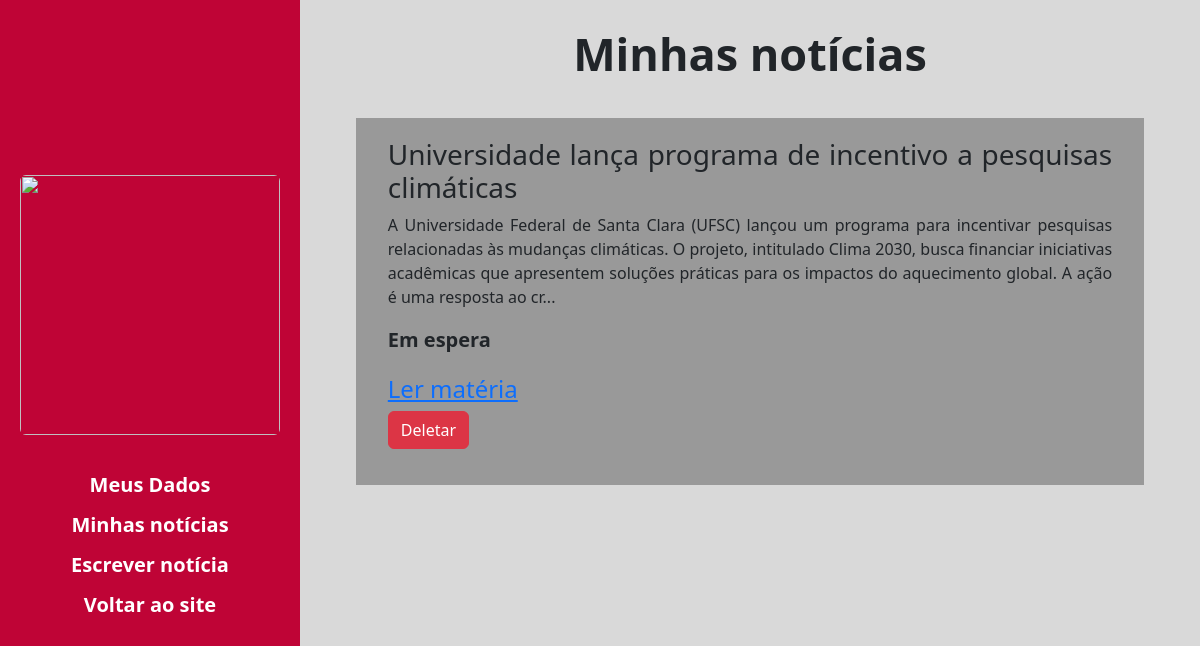
Before: /user_materias.php (signed in) with the older database file.
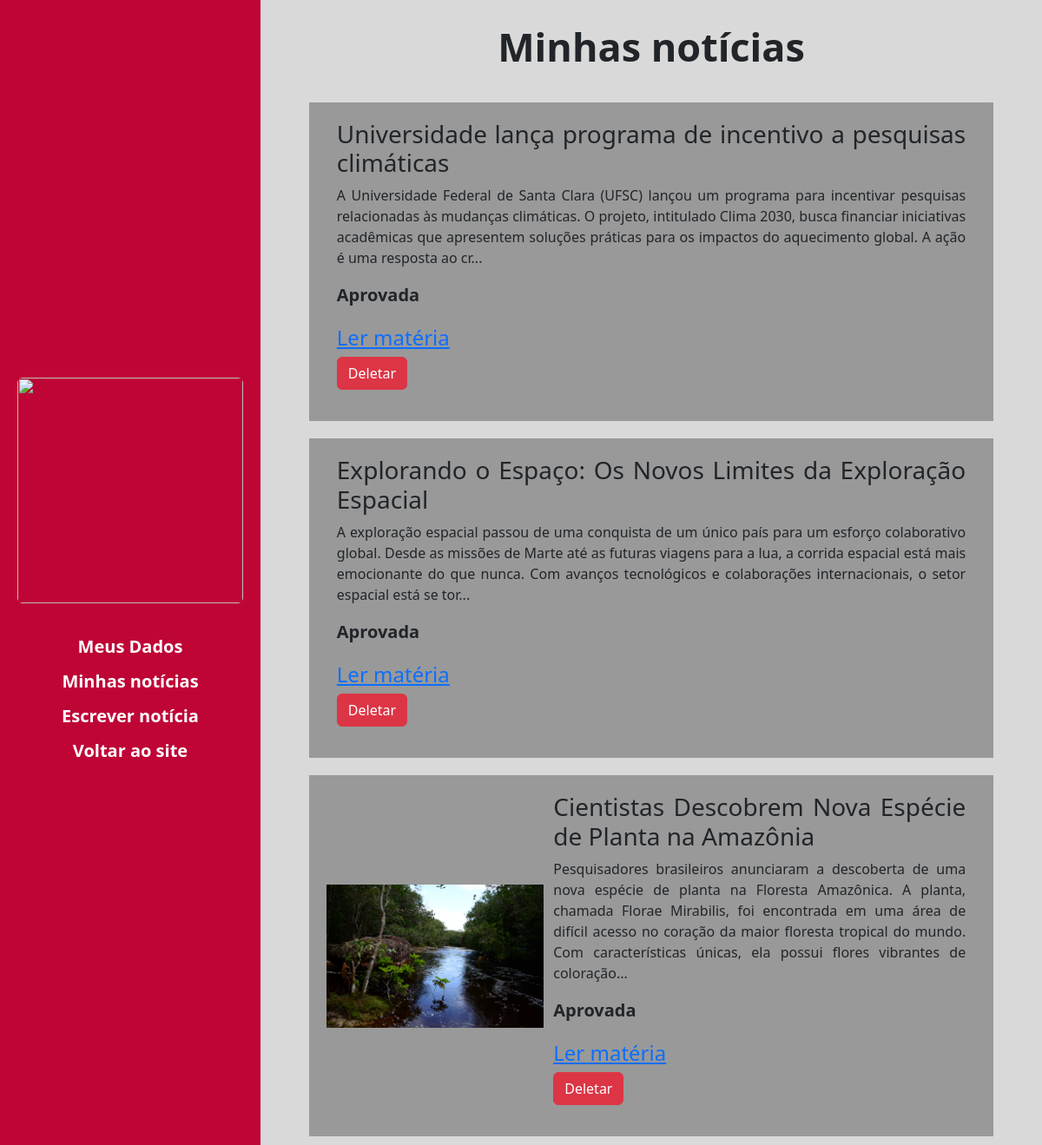
After: the same page with the newer database file.
### tables this page shows
CREATE TABLE `noticia` (
  `id` int(5) NOT NULL,
  `titulo` varchar(255) NOT NULL,
  `conteudo` longtext NOT NULL,
  `id_imagem` int(3) DEFAULT NULL,
  `status` varchar(255) NOT NULL,
  `id_autor` int(3) NOT NULL,
  `id_revisor` int(3) NOT NULL
);

CREATE TABLE `imagem` (
  `id` int(3) NOT NULL,
  `caminho` varchar(255) NOT NULL
);

### user_materias.php (the view, shortened to what this page needs)
<html>
    <head>
        <link href="https://cdn.jsdelivr.net/npm/bootstrap@5.3.3/dist/css/bootstrap.min.css" rel="stylesheet">
        <link rel="stylesheet" href="style.css">
    </head>
    <body>
        <div class="container-fluid">
            <div class="row row-container">
                <div class="col-3 user-menu">
                    <?php
                        if(!isset($_COOKIE['user_imagem'])) {
                            echo '<img class="img-fluid rounded" src="src/user.png">';
                        }else {
                            echo '<img class="img-fluid rounded" src="'.$_COOKIE['user_imagem'].'">';
                        }
                    ?>
                    <a href="user_dados.php">Meus Dados</a>
                    <?php
                        if(($_COOKIE['user_tipo']) == "autor") {
                            echo '<a href="user_materias.php">Minhas notícias</a>';
                            echo '<a href="user_escrever.php">Escrever notícia</a>';
                        }elseif(($_COOKIE['user_tipo']) == "revisor") {
                            echo '<a href="user_materias.php">Minhas notícias</a>';
                            echo '<a href="user_escrever.php">Escrever notícia</a>';
                            echo '<a href="user_pendentes.php">Notícias pendentes</a>';
                        }
                    ?>
                    <a href="index.php">Voltar ao site</a>
                </div>
                <div class="col-9 user-content">
                    <div class="title">Minhas notícias</div>
    </body>
</html>
<?php
    $host = 'localhost:3306';
    $user = 'root';
    $pass = '';
    $base = 'portal_bd';
    $conexao = mysqli_connect($host, $user, $pass, $base);
    $resultadoQueryMySQL = mysqli_query($conexao, "select id, titulo, id_imagem, status, CONCAT(SUBSTRING(conteudo, 1, 300), '...') AS conteudo_resumido from noticia WHERE id_autor = '".$_COOKIE['user_id']."'");
    while($escrever = mysqli_fetch_array($resultadoQueryMySQL)) {
        echo '<div class="container icone-noticia">';
            echo '<div class="row w-100">';
                if($escrever['id_imagem'] == 0){
                    echo '<div class="col-12">';
                }else {
                    $imgSql = mysqli_query($conexao, 'SELECT caminho FROM imagem WHERE id = '.$escrever['id_imagem'].'');
                    $caminho = mysqli_fetch_array($imgSql);
                    echo '<div class="col-4 d-flex align-items-center justify-content-center">';
                        echo '<img class="img-noticia" src="'.$caminho['caminho'].'">';
                    echo '</div>';
                    echo '<div class="col-8">';
                }
                        echo '<h3>'.$escrever['titulo'].'</h3>';
                        echo '<p>'.$escrever['conteudo_resumido'].'</p>';
                        echo '<div class="status">'.$escrever['status'].'</div>';
                        echo '<a href="noticia_autor.php?id='.$escrever['id'].'"><h4>Ler matéria</h4></a>';
                        echo '<form method="POST" action="deletarNoticia.php">';
                            echo '<button type="submit" class="btn btn-danger" onclick="return confirm(\'Você tem certeza?\');">Deletar</button>';
                        echo '</form>';
                echo '</div>';
            echo '</div>';
        echo '</div>';
    }
?>

### style.css (style rules this page uses)
.row-container { width: 100vw; height: 100vh; }
.title { display: flex; align-items: center; justify-content: center; font-size: 45px; margin: 20px; font-weight: 700; }
.icone-noticia { width: 90%; max-width: 900px; height: auto; background-color: #999999; display: flex; align-items: center; justify-content: center; text-align: justify; padding: 20px; margin-top: 10px; margin-bottom: 10px; }
.img-noticia { width: 250px; height: auto; object-fit: cover; }
.user-menu { display: flex; flex-direction: column; align-items: center; text-align: center; justify-content: center; background-color: #BF0436; color: white; }
.user-menu a { font-size: 20px; color: white; text-decoration: none; margin-top: 5px; margin-bottom: 5px; font-weight: bolder; }
.user-menu img { width: 260px; height: 260px; object-fit: cover; display: block; margin-bottom: 30px; }
.user-content { display: flex; flex-direction: column; align-items: center; height: 100vh; background-color: #D9D9D9; overflow-y: scroll; }
.status { display: flex; align-items: start; text-align: start; margin-top: 10px; margin-bottom: 20px; font-size: 20px; font-weight: bold; }

Changed rows visible on the page:
changed noticia "Universidade lança programa de incentivo a pesquisas climáticas": status "Em espera" → "Aprovada"
added noticia: titulo "Explorando o Espaço: Os Novos Limites da Exploração Espacial", conteudo_resumido "A exploração espacial passou de uma conquista de um único país para um esforço colaborativo global. Desde as missões de Marte até as futuras viagens para a lua, a corrida espacial está mais emocionante do que nunca. Com avanços tecnológicos e colaborações internacionais, o setor espacial está se tor...", status "Aprovada"
added noticia: id_imagem.caminho (picture), titulo "Cientistas Descobrem Nova Espécie de Planta na Amazônia", conteudo_resumido "Pesquisadores brasileiros anunciaram a descoberta de uma nova espécie de planta na Floresta Amazônica. A planta, chamada Florae Mirabilis, foi encontrada em uma área de difícil acesso no coração da maior floresta tropical do mundo. Com características únicas, ela possui flores vibrantes de coloração...", status "Aprovada"
